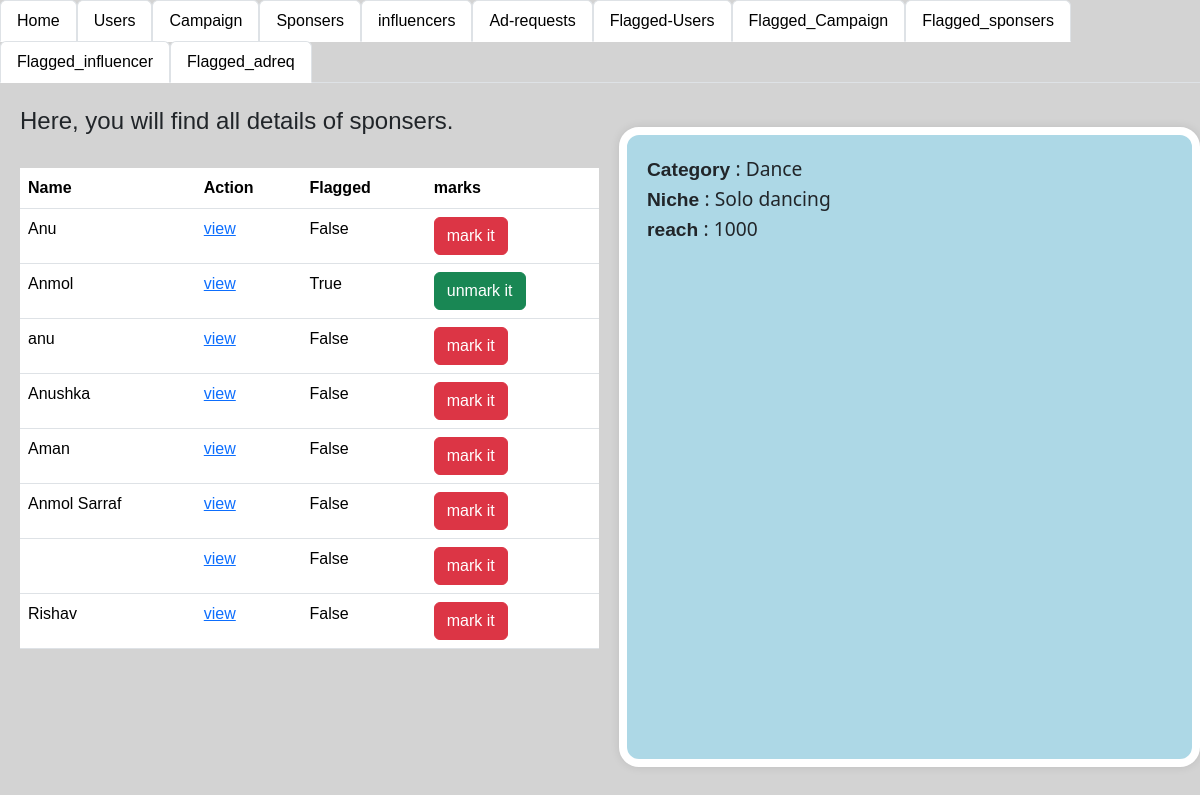
Screenshot of /admin_info/1 with the database file from the repository.
### app.py (models this page shows)
class influencer(db.Model):
    __tablename__='influcener'
    influencer_id=db.Column(db.Integer,primary_key=True,autoincrement=True)
    name=db.Column(db.String,db.ForeignKey(user.username))
    Category=db.Column(db.String)
    Niche=db.Column(db.String)
    reach=db.Column(db.Integer)
    user_id=db.Column(db.Integer,db.ForeignKey(user.user_id))
    photo_path = db.Column(db.String)
    flagged_info=db.Column(db.Boolean, default=False)

### app.py (the view)
@app.route("/admin_info/<int:info_id>",methods={"GET"})
def admin_info1(info_id):
    infodata=db.session.query(influencer).all()
    info12=db.session.query(influencer).filter(influencer.influencer_id==info_id).first()
    return render_template("admin_info.html",infodata=infodata,info12=info12)

### templates/admin_info.html (shortened to what this page needs)
<!DOCTYPE html>
<html lang="en">
<head>
    <link rel="stylesheet" href="\static\style.css">
    <link href="https://cdn.jsdelivr.net/npm/bootstrap@5.3.3/dist/css/bootstrap.min.css" rel="stylesheet">
</head>
<body style="background-color: lightgray;">
  <ul class="nav nav-tabs">
    <li class="nav-item">
      <a class="nav-link active" aria-current="page" href="/login">Home</a>
    </li>
    <li class="nav-item">
      <a class="nav-link active" aria-current="page" href="/login_users">Users</a>
    </li>
    <li class="nav-item">
      <a class="nav-link active" aria-current="page" href="/login_camp" >Campaign</a>
    </li>
    <li class="nav-item">
      <a class="nav-link active" aria-current="page" href="/admin_spons" >Sponsers</a>
    </li>
    <li class="nav-item">
      <a class="nav-link active" aria-current="page" href="/admin_info" >influencers</a>
    </li>
    <li class="nav-item">
      <a class="nav-link active" aria-current="page" href="/admin_adreq" >Ad-requests</a>
  </li>
  <li class="nav-item">
    <a class="nav-link active" aria-current="page" href="/login_users/flag">Flagged-Users</a>
  </li>
    <li class="nav-item">
      <a class="nav-link active" aria-current="page" href="/login_camp/flag" >Flagged_Campaign</a>
    </li>
    <li class="nav-item">
      <a class="nav-link active" aria-current="page" href="/login_spons/flag" >Flagged_sponsers</a>
    </li>
    <li class="nav-item">
      <a class="nav-link active" aria-current="page" href="/admin_info/flag" >Flagged_influencer</a>
    </li>
    <li class="nav-item">
      <a class="nav-link active" aria-current="page" href="/admin_adreq/flag" >Flagged_adreq</a>
    </li>
  </ul>
  <div class="seperate">
    <div style="width: 50%; margin-left: 20px;">
        <h4>Here, you will find all details of sponsers.</h4><br>
        <table class="table table-hover">
          <tr>
            <th>Name</th>
            <th>Action</th>
            <th>Flagged</th>
            <th>marks</th>
          </tr>
            {% for i in infodata %}
          <tr>
            <td>{{i.name}}</td>
            <td><a href="/admin_info/{{i.influencer_id}}">view</a></td>
            <td>{{i.flagged_info}}</td>
            {% if i.flagged_info == false %}
            <td><a class="btn btn-danger" href="/admin_info_flag/{{i.influencer_id}}">mark it</a></td>
            {% else %}
            <td><a class="btn btn-success" href="/admin_info_flag_false/{{i.influencer_id}}">unmark it</a></td>
            {% endif %}
        </tr>
            {% endfor %}
        </table>
    </div >
    <div class="admin_camp_details">
     <b> Category </b>: {{info12.Category }}<br>
     <b> Niche </b>: {{info12.Niche}}<br>
     <b> reach </b>: {{info12.reach}}<br>
    </div>
  </div>
</body>
</html>

### static/style.css (style rules this page uses)
* { font-family:Tahoma, Geneva, Verdana, sans-serif; height: auto; }
.seperate { display: flex; }
.admin_camp_details { font-family: 'Segoe UI'; font-size: larger; text-align:start; align-items: center; border-radius: 20px; height: 80vh; width: 50%; margin-left: 20px; border: 8px solid white; background-color:lightblue; padding: 20px; box-shadow: 0 0 10px rgba(0, 0, 0, 0.1); margin-top: 20px; }

### rows the page displays
influencer: name "Anu", flagged_info "False", Category "Dance", Niche "Solo dancing", reach "1000"
influencer: name "Anmol", flagged_info "True"
influencer: name "anu", flagged_info "False"
influencer: name "Anushka", flagged_info "False"
influencer: name "Aman", flagged_info "False"
influencer: name "Anmol Sarraf", flagged_info "False"
influencer: flagged_info "False"
influencer: name "Rishav", flagged_info "False"
